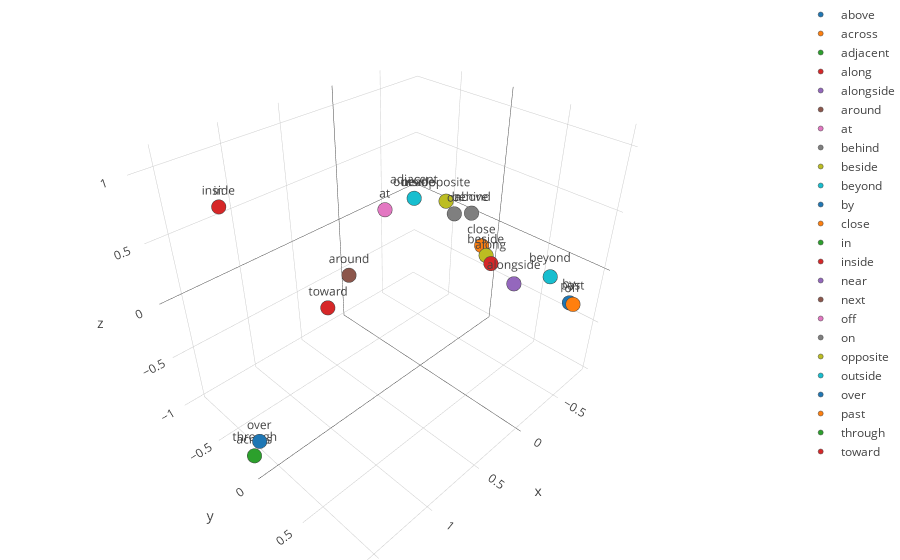

Here is the notebook cell this chart was saved with:
### Code cell
data, labels = get_preposition_dataset('hs')
data = perform_dim_reduction('pca', data, ndims)
#data = perform_mds(data, n_iter=10000)
# fig = visualise(data, labels)
# iplot(fig, filename=plot_title, show_link = True)

fig = visualise(data, labels)
plot = iplot(fig, filename=plot_title, show_link = True)
if plot is not None:
    print('{}'.format(plot.resource))

### Figure 1 — Plotly figure (JSON) as saved in the notebook; plotly's stock layout.template omitted (floating-point values rounded to 4 significant figures)
{"data": [{"marker": {"line": {"width": 0.5}, "opacity": 1, "size": 5}, "mode": "markers+text", "name": "above", "text": ["above"], "textposition": "top center", "type": "scatter3d", "uid": "0de93498-5264-40f6-8212-833f5a1e176b", "x": [-0.5192], "y": [0.02006], "z": [0.2507]}, {"marker": {"line": {"width": 0.5}, "opacity": 1, "size": 5}, "mode": "markers+text", "name": "across", "text": ["across"], "textposition": "top center", "type": "scatter3d", "uid": "0fb152ad-40a1-4c74-a926-569e0c5529dc", "x": [1.598], "y": [-0.1432], "z": [-0.9644]}, {"marker": {"line": {"width": 0.5}, "opacity": 1, "size": 5}, "mode": "markers+text", "name": "adjacent", "text": ["adjacent"], "textposition": "top center", "type": "scatter3d", "uid": "71de3640-18c5-43a1-836e-8a61a6757125", "x": [-0.8596], "y": [-0.9133], "z": [-0.1044]}, {"marker": {"line": {"width": 0.5}, "opacity": 1, "size": 5}, "mode": "markers+text", "name": "along", "text": ["along"], "textposition": "top center", "type": "scatter3d", "uid": "c94bddad-ce9f-4748-a03d-13501107a820", "x": [-0.3111], "y": [0.3971], "z": [0.05281]}, {"marker": {"line": {"width": 0.5}, "opacity": 1, "size": 5}, "mode": "markers+text", "name": "alongside", "text": ["alongside"], "textposition": "top center", "type": "scatter3d", "uid": "e3f38379-f3b0-4fc0-a323-5ca126f38500", "x": [-0.3115], "y": [0.619], "z": [-0.02194]}, {"marker": {"line": {"width": 0.5}, "opacity": 1, "size": 5}, "mode": "markers+text", "name": "around", "text": ["around"], "textposition": "top center", "type": "scatter3d", "uid": "31c001a5-0915-41ef-9538-de772b0e1e4a", "x": [0.7646], "y": [0.01612], "z": [0.2879]}, {"marker": {"line": {"width": 0.5}, "opacity": 1, "size": 5}, "mode": "markers+text", "name": "at", "text": ["at"], "textposition": "top center", "type": "scatter3d", "uid": "9c6c1c9b-f34c-4be0-877e-704b01b1ccde", "x": [0.314], "y": [-0.09541], "z": [0.5662]}, {"marker": {"line": {"width": 0.5}, "opacity": 1, "size": 5}, "mode": "markers+text", "name": "behind", "text": ["behind"], "textposition": "top center", "type": "scatter3d", "uid": "87fa13d8-9d61-4a28-8fff-63dfa8b42dc9", "x": [-0.5192], "y": [0.02006], "z": [0.2507]}, {"marker": {"line": {"width": 0.5}, "opacity": 1, "size": 5}, "mode": "markers+text", "name": "beside", "text": ["beside"], "textposition": "top center", "type": "scatter3d", "uid": "94192478-cfde-4f0b-9e3c-1c030fd487c0", "x": [-0.6813], "y": [0.08087], "z": [-0.1921]}, {"marker": {"line": {"width": 0.5}, "opacity": 1, "size": 5}, "mode": "markers+text", "name": "beyond", "text": ["beyond"], "textposition": "top center", "type": "scatter3d", "uid": "54f571c7-e362-49d2-8a55-9eb4d4072b0b", "x": [-0.5895], "y": [0.7496], "z": [-0.03118]}, {"marker": {"line": {"width": 0.5}, "opacity": 1, "size": 5}, "mode": "markers+text", "name": "by", "text": ["by"], "textposition": "top center", "type": "scatter3d", "uid": "6d38e9f9-66f1-40ff-96f2-85da91a28c4b", "x": [-0.5684], "y": [0.9536], "z": [-0.1562]}, {"marker": {"line": {"width": 0.5}, "opacity": 1, "size": 5}, "mode": "markers+text", "name": "close", "text": ["close"], "textposition": "top center", "type": "scatter3d", "uid": "1ad434db-e49e-4a87-9e7d-f3d67e02955e", "x": [-0.8044], "y": [-0.06349], "z": [-0.2145]}, {"marker": {"line": {"width": 0.5}, "opacity": 1, "size": 5}, "mode": "markers+text", "name": "in", "text": ["in"], "textposition": "top center", "type": "scatter3d", "uid": "30a3570d-3458-417c-8a9b-7588e2eba55d", "x": [1.575], "y": [-0.09444], "z": [1.085]}, {"marker": {"line": {"width": 0.5}, "opacity": 1, "size": 5}, "mode": "markers+text", "name": "inside", "text": ["inside"], "textposition": "top center", "type": "scatter3d", "uid": "4acb751a-6843-44c9-9cb2-14ea8cb9b07d", "x": [1.575], "y": [-0.09444], "z": [1.085]}, {"marker": {"line": {"width": 0.5}, "opacity": 1, "size": 5}, "mode": "markers+text", "name": "near", "text": ["near"], "textposition": "top center", "type": "scatter3d", "uid": "36d51b2d-749a-4ab6-bf1b-c8bbec984656", "x": [-0.8596], "y": [-0.9133], "z": [-0.1044]}, {"marker": {"line": {"width": 0.5}, "opacity": 1, "size": 5}, "mode": "markers+text", "name": "next", "text": ["next"], "textposition": "top center", "type": "scatter3d", "uid": "2fdcd616-3129-4e02-a1d7-ac93a50bed94", "x": [-0.8596], "y": [-0.9133], "z": [-0.1044]}, {"marker": {"line": {"width": 0.5}, "opacity": 1, "size": 5}, "mode": "markers+text", "name": "off", "text": ["off"], "textposition": "top center", "type": "scatter3d", "uid": "1045e99a-ac3f-409d-b1e9-9247cde323a3", "x": [-0.5646], "y": [0.9855], "z": [-0.1513]}, {"marker": {"line": {"width": 0.5}, "opacity": 1, "size": 5}, "mode": "markers+text", "name": "on", "text": ["on"], "textposition": "top center", "type": "scatter3d", "uid": "3168c79c-9bf5-446e-adc4-5998aa8b28f8", "x": [-0.3558], "y": [-0.01945], "z": [0.2942]}, {"marker": {"line": {"width": 0.5}, "opacity": 1, "size": 5}, "mode": "markers+text", "name": "opposite", "text": ["opposite"], "textposition": "top center", "type": "scatter3d", "uid": "86dde36c-327a-4c8a-a820-7f0227854e91", "x": [-0.69], "y": [-0.3876], "z": [0.1338]}, {"marker": {"line": {"width": 0.5}, "opacity": 1, "size": 5}, "mode": "markers+text", "name": "outside", "text": ["outside"], "textposition": "top center", "type": "scatter3d", "uid": "6c0a56e4-3144-494d-bdcf-c17ba937725f", "x": [-0.8596], "y": [-0.9133], "z": [-0.1044]}, {"marker": {"line": {"width": 0.5}, "opacity": 1, "size": 5}, "mode": "markers+text", "name": "over", "text": ["over"], "textposition": "top center", "type": "scatter3d", "uid": "13f44592-5d3f-4fbe-9f4d-814fb640ae07", "x": [1.545], "y": [-0.1301], "z": [-0.843]}, {"marker": {"line": {"width": 0.5}, "opacity": 1, "size": 5}, "mode": "markers+text", "name": "past", "text": ["past"], "textposition": "top center", "type": "scatter3d", "uid": "afb145f9-5c9d-49fa-b9c7-eeaf047a8ce1", "x": [-0.5646], "y": [0.9855], "z": [-0.1513]}, {"marker": {"line": {"width": 0.5}, "opacity": 1, "size": 5}, "mode": "markers+text", "name": "through", "text": ["through"], "textposition": "top center", "type": "scatter3d", "uid": "aa2f64a7-4df7-46c5-911b-b49fa9fd7314", "x": [1.598], "y": [-0.1432], "z": [-0.9644]}, {"marker": {"line": {"width": 0.5}, "opacity": 1, "size": 5}, "mode": "markers+text", "name": "toward", "text": ["toward"], "textposition": "top center", "type": "scatter3d", "uid": "a3229150-d66e-405a-a22d-5ac51f9c757d", "x": [0.948], "y": [-0.002928], "z": [0.102]}], "layout": {"hovermode": "closest", "margin": {"b": 0, "l": 0, "r": 0, "t": 0}, "title": {"text": "Visualise.html"}}}
